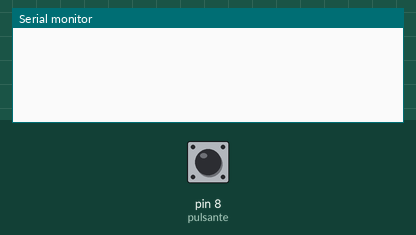
Recording of a sketch running on a simulated Arduino Uno, built with avr-gcc and run on an emulated ATmega328P. Shown: the last lines printed to the serial monitor. The inputs (shaded band) are chosen by the test bench; at power-on: pin 8 (pulsante) LOW.

Above: at 1.2 s.
1.3 s: pin 8 (pulsante) pulled HIGH for 0.15 s
At 2.6 s:
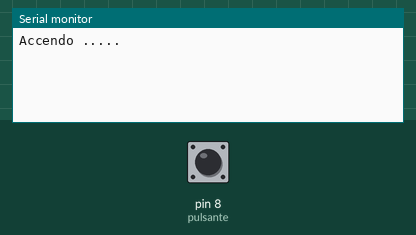
At 8.66 s:
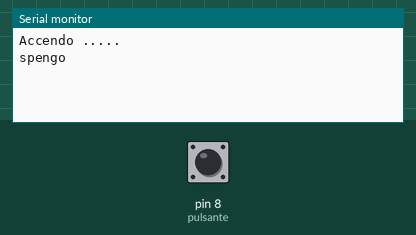

Measured:
- after the input at 1.3 s, the serial monitor: prints a new line at once (image 1)

The sketch:

telecomando_condizionatore_Lucio.ino
```cpp
// Raw (68): -5462 4500 -4350 650 -1550 600 -1550 650 -1550 600 -550 600 -500 600 -500 550 -500 650 -500 600 -1600 600 -1550 600 -1550 650 -550 600 -500 550 -500 600 -500 600 -550 600 -1550 650 -1550 600 -1550 600 -1650 600 -1600 550 -500 650 -450 600 -550 600 -500 600 -450 650 -450 600 -550 650 -450 600 -1600 550 -1600 600 -1600 600
// Raw (68): -11490 4500 -4350 600 -1600 600 -1550 600 -1600 550 -600 550 -550 550 -550 550 -500 550 -600 600 -1550 600 -1600 600 -1550 600 -600 550 -550 550 -500 550 -550 550 -600 550 -500 600 -500 600 -1600 550 -600 550 -550 550 -500 600 -500 550 -600 600 -1550 600 -1600 600 -500 550 -1700 550 -1600 550 -1650 550 -1600 550 -1600 600

// Attenzione l'IR funziona solo se coperto

#include "IRremote.h"

IRsend irsend;
int  pulsante =8;
int  buttonState = 0;         // variable for reading the pushbutton status

void setup()
{
  Serial.begin(9600);
  pinMode(pulsante, INPUT);
}
// codifiche tasti info 1 tasti rosso verde giallo blu
int khz=38; //NB Change this default value as neccessary
            //to the correct modulation frequency

unsigned acceso [] ={3350,1600,450,1200,450,1200,450,400,450,350,450,400,450,1200,
                    450,350,450,400,450,1200,450,1200,450,350,500,1150,500,350,450,
                    350,500,1200,450,1200,450,350,450,1200,450,1200,450,400,450,350,
                    450,1200,500,350,450,350,500,1150,500,350,450,350,500,350,450,350,
                    500,350,450,350,500,350,450,350,500,350,450,400,450,350,450,400,
                    450,350,450,400,450,350,450,400,450,350,450,400,450,350,450,400,
                    450,1200,450,350,500,350,450};

unsigned spento [] ={3350,1600,500,1150,500,1150,500,350,450,400,450,350,450,1200,
                    450,400,450,350,450,1200,450,1200,450,400,450,1200,450,350,500,
                    350,450,1200,450,1200,450,350,500,1200,450,1200,450,350,450,400,
                    450,1200,450,350,450,400,450,1200,450,350,450,400,450,350,500,
                    350,450,350,500,350,450,350,500,350,450,350,500,350,450,350,500,
                    350,450,400,450,350,450,400,450,350,450,400,450,350,450,400,450,
                    350,450,400,450,350,450,400,450};


void loop()
{
  buttonState = digitalRead(pulsante);
  if (buttonState == HIGH)
  {
    Serial.println("Accendo .....");
    irsend.sendRaw(acceso, sizeof(acceso)/sizeof(int), khz);
    delay(7000);

    Serial.println("spengo");
    irsend.sendRaw(spento, sizeof(spento)/sizeof(int),khz);
    delay(7000);
  }
}
```
